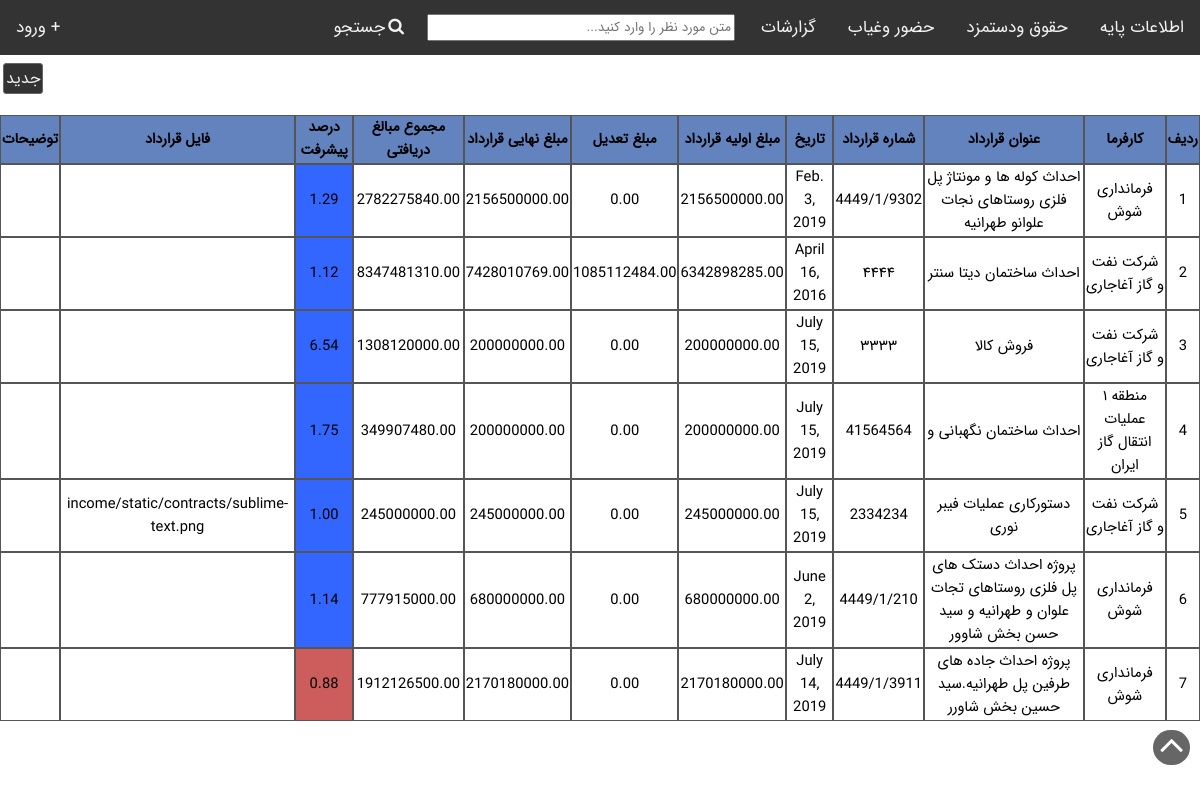
Page /report/contracts/ on the earlier database version.
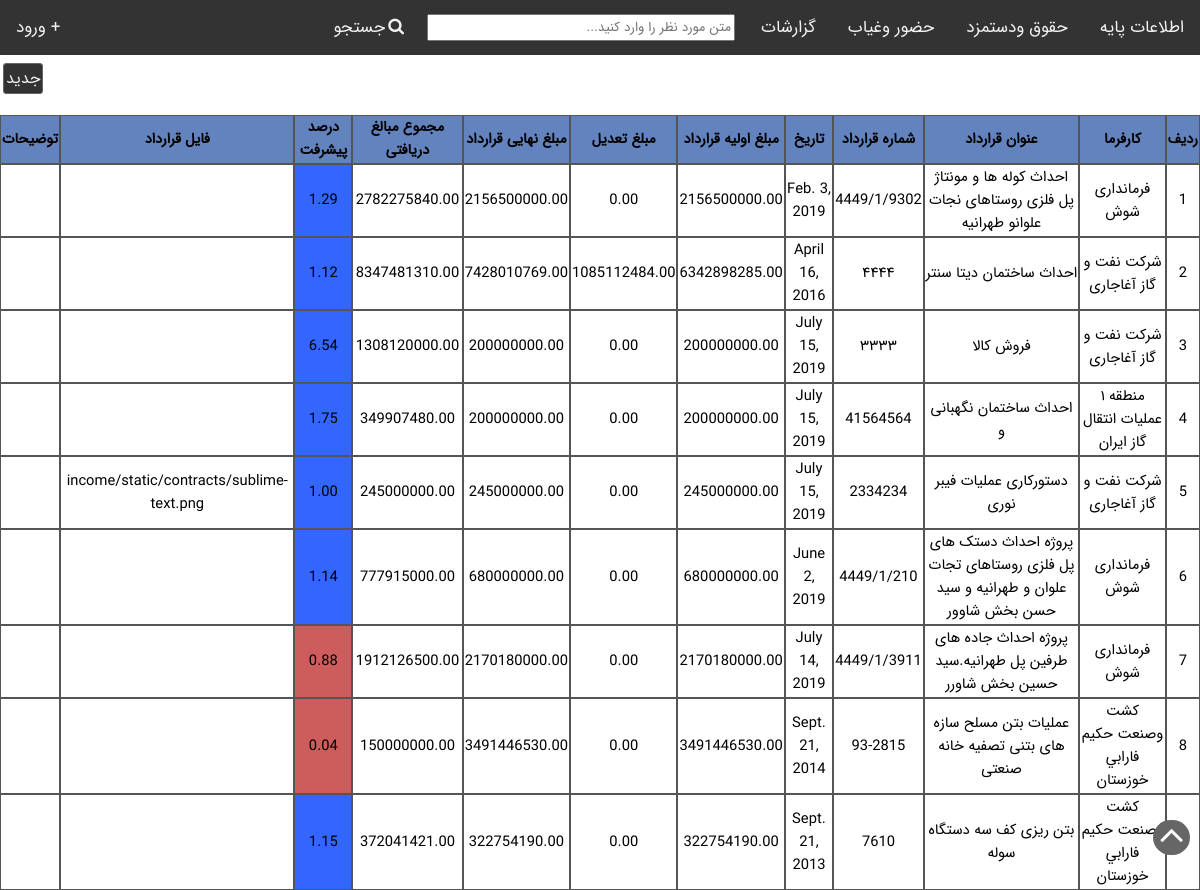
Same page on the later database version.
### income/models.py (models this page shows, shortened)
class Contract(models.Model):
    employer    =   models.ForeignKey(Employeer,verbose_name="کارفرما",on_delete=models.CASCADE)
    title       =   models.CharField('عنوان قرارداد',max_length=100)
    number      =   models.CharField('شماره قرارداد',max_length=50)
    date        =   models.DateField('تاریخ',)
    gross_amount=   models.DecimalField('مبلغ اولیه قرارداد',max_digits=20,decimal_places=2,default=0)
    adjustment_amount=   models.DecimalField('مبلغ تعدیل',max_digits=20,decimal_places=2,default=0)
    final_amount=   models.DecimalField('مبلغ نهایی قرارداد',max_digits=20,decimal_places=2,default=0)
    total_payments=   models.DecimalField('مجموع مبالغ دریافتی',max_digits=20,decimal_places=2,default=0)
    progress    =   models.DecimalField('درصد پیشرفت',max_digits=10,decimal_places=2,default=0)
    scan_file   =   models.FileField('فایل قرارداد',blank=True,upload_to='income/static/contracts')
    description =   models.CharField('توضیحات',blank=True,max_length=100)

class Employeer(models.Model):
    title           =   models.CharField('نام کارفرما',max_length=50)
    national_code   =   models.CharField('شناسه ملی',max_length=11)
    economic_id     =   models.CharField('شماره اقتصادی',max_length=11)
    phone_number    =   models.CharField("شماره تلفن",max_length=11)
    city_name       =   models.ForeignKey(City,verbose_name="شهر",null=True,on_delete=models.SET_NULL)
    address         =   models.TextField(verbose_name="آدرس")
    description     =   models.CharField('توضیحات',max_length=100,null=True,blank=True)
    def __str__(self):
        return self.title

### income/views.py (the view)
# urls.py: path("contracts/",get_contracts_list_view,name="contracts_list"),
def get_contracts_list_view(request,*args,**kwargs):
   contracts=Contract.objects.all()
   for contract in contracts:
       contract_amount=contract.gross_amount + contract.adjustment_amount
       incomes=Income.objects.filter(contract=contract)
       total_income=incomes.aggregate(Sum('gross_amount'))
       contract.total_payments=total_income['gross_amount__sum']
       contract.final_amount=contract_amount
       if contract.total_payments is not None:
        contract.progress='{0:.3g}'.format(total_income['gross_amount__sum']/contract_amount)
       else:
        contract.total_payments=0
        contract.progress=0
       contract.save()
   view=ViewGenerator(table=Contract,
                     opration_buttons={},select_checkbox=False,add_url='contracts_add')
   return render(request,"contracts_list.html",view.get_context_template())

### income/templatetags/getattribute.py (called while the page is built)
def getattribute(value, arg):
    if hasattr(value, str(arg)):
        attr =getattr(value, arg)
        if type(attr)==bool:
            if attr==True:
                return 'بله'
            elif attr==False:
                return 'خیر'
        return attr
    elif hasattr(value, 'has_key') and value.has_key(arg):
        return value[arg]
    elif numeric_test.match(str(arg)) and len(value) > int(arg):
        return value[int(arg)]
    else:
        return settings.TEMPLATE_STRING_IF_INVALID

### views_generator.py (called while the page is built)
    def get_filed_names(self):
        filed_names=list()
        for f in self.table._meta.get_fields():
            if hasattr(f,'verbose_name') and f.name!='id':
                filed_names.append(f.name)
        return filed_names

    def get_field_labels(self):
        field_labels=list()
        field_labels.append('ردیف')
        for f in self.table._meta.get_fields():
            if hasattr(f,'verbose_name') and f.name!='id':
                field_labels.append(f.verbose_name)
        return field_labels

### income/templates/contracts_list.html (shortened to what this page needs)
<!DOCTYPE html>
<html>
<head>
</head>
<body>
    {% include "navbar.html" %}
    {% load getattribute %}
    {% load l10n %}
    {% load jformat %}
    <a href="#page_top" id="jump-top" class="fa fa-angle-up fa-4x-up"></a>
    <a href="{% url add_url_name %}" class="button" target="blank">جدید</a>
    <div id='data-list'>
        <table>
            <tr>
                {% for title in titles %}
                <th>
                    {{title}}
                </th>
                {% endfor %}
            </tr>
            {% if objects %}
            {% for object in objects %}
            <tr>
                <td>{{forloop.counter}}</td>
                {% for field in field_names %}
                    {% if field == "year" %}
                        {% localize off %}
                            <td>{{ object|getattribute:field }}</td>
                        {% endlocalize %}
                        {% elif field == "date" %}
                        {% localize off %}
                            <td>{{ object|getattribute:field|jformat:"%Y/%m/%d" }}</td>
                        {% endlocalize %}
                        {% elif field == "progress" %}
                                {% if object.progress >= 1  %}
                                    <td style="background-color: #36f" >{{ object|getattribute:field }}</td>
                                {% else %}
                                     <td style="background-color: indianred">{{object.progress}}</td>
                                {% endif %}
                    {% else %}
                        <td>{{ object|getattribute:field }}</td>
                    {% endif %}
                {% endfor %}
            </tr>
            {% endfor %}
            {% endif %}
        </table>
    </div>
</body>
</html>

Differences in the rows shown:
added Contract: field_names "كشت وصنعت حكيم فارابي خوزستان" "عملیات بتن مسلح سازه های بتنی تصفیه خانه صنعتی" "93-2815" "3491446530.00" "0.00" "3491446530.00" "150000000.00", field_names "Sept. 21, 2014", progress "0.04"
added Contract: field_names "كشت وصنعت حكيم فارابي خوزستان" "بتن ریزی کف سه دستگاه سوله" "7610" "322754190.00" "0.00" "322754190.00" "372041421.00", field_names "Sept. 21, 2013", field_names "1.15"
